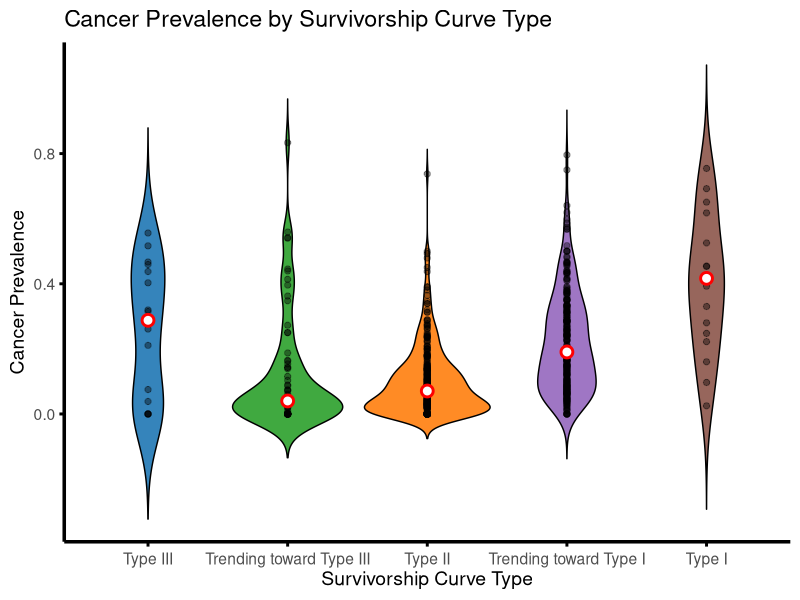
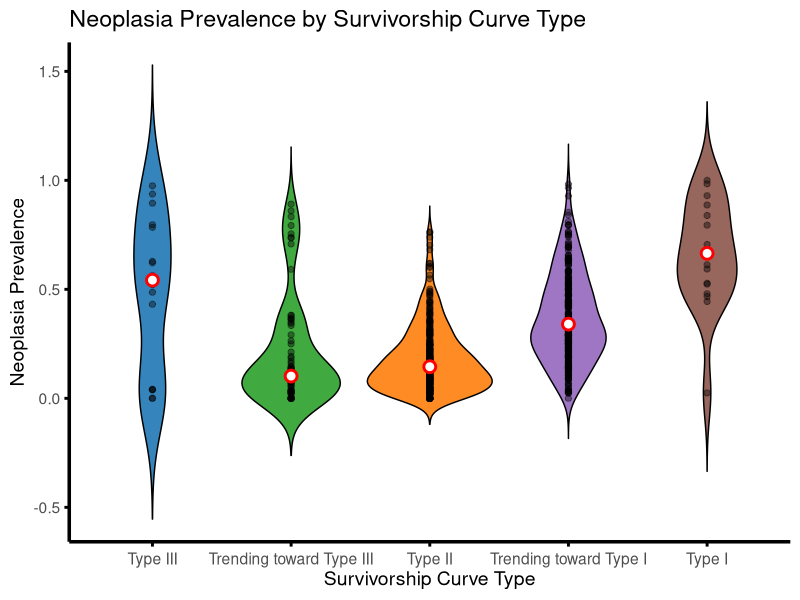

Recreate these plots in R, in order.
library(ggplot2)
library(dplyr)

# Optional: Load your data
condensed_data <- read.csv("Fall 2025/Filtering Data/survivorshipcurve_labeled_eachspecies.csv")

# Ensure factor levels for consistent order and coloring
condensed_data$survivorship_type <- factor(
  condensed_data$survivorship_type,
  levels = c("Type III", "Trending toward Type III", "Type II", "Trending toward Type I", "Type I")
)

# Custom fill colors for each group (red replaced)
custom_colors <- c(
  "Type III" = "#1f77b4",                  # blue
  "Trending toward Type III" = "#2ca02c",  # green
  "Type II" = "#ff7f0e",                   # orange
  "Trending toward Type I" = "#9467bd",    # purple
  "Type I" = "#8c564b"                     # brown (was red)
)

# Create the plot
ggplot(condensed_data, aes(x = survivorship_type, y = cancer_prevalence, fill = survivorship_type)) +
  geom_violin(trim = FALSE, alpha = 0.9, color = "black") +
  geom_point(position = position_nudge(x = 0), alpha = 0.4, size = 1.8, color = "black") +
  stat_summary(fun = median, geom = "point", color = "red", size = 3, shape = 21, fill = "white", stroke = 1.5) +
  scale_fill_manual(values = custom_colors) +
  theme_minimal(base_size = 14) +
  labs(
    title = "Cancer Prevalence by Survivorship Curve Type",
    x = "Survivorship Curve Type",
    y = "Cancer Prevalence"
  ) +
  theme(
    axis.text.x = element_text(angle = 0, vjust = 0.5, hjust = 0.5),  # straight x-axis labels
    axis.line.x = element_line(size = 1.2, color = "black"),          # bold x-axis line
    axis.line.y = element_line(size = 1.2, color = "black"),          # bold y-axis line
    axis.ticks = element_line(size = 1),                              # bold tick marks
    legend.position = "none",
    panel.grid = element_blank(),                                     # optional: remove grid
    panel.border = element_blank()
  )

# Plot for Neoplasia Prevalence by Survivorship Curve Type
ggplot(condensed_data, aes(x = survivorship_type, y = neoplasia_prevalence, fill = survivorship_type)) +
  geom_violin(trim = FALSE, alpha = 0.9, color = "black") +
  geom_point(position = position_nudge(x = 0), alpha = 0.4, size = 1.8, color = "black") +
  stat_summary(fun = median, geom = "point", color = "red", size = 3, shape = 21, fill = "white", stroke = 1.5) +
  scale_fill_manual(values = custom_colors) +
  theme_minimal(base_size = 14) +
  labs(
    title = "Neoplasia Prevalence by Survivorship Curve Type",
    x = "Survivorship Curve Type",
    y = "Neoplasia Prevalence"
  ) +
  theme(
    axis.text.x = element_text(angle = 0, vjust = 0.5, hjust = 0.5),
    axis.line.x = element_line(size = 1.2, color = "black"),
    axis.line.y = element_line(size = 1.2, color = "black"),
    axis.ticks = element_line(size = 1),
    legend.position = "none",
    panel.grid = element_blank(),
    panel.border = element_blank()
  )

# Count the number of species per survivorship category
category_counts <- condensed_data %>%
  group_by(survivorship_type) %>%
  summarise(num_species = n()) %>%
  arrange(desc(num_species))

# Print the counts with a message
for(i in seq_len(nrow(category_counts))) {
  cat(category_counts$survivorship_type[i], "has", category_counts$num_species[i], "species\n")
}
